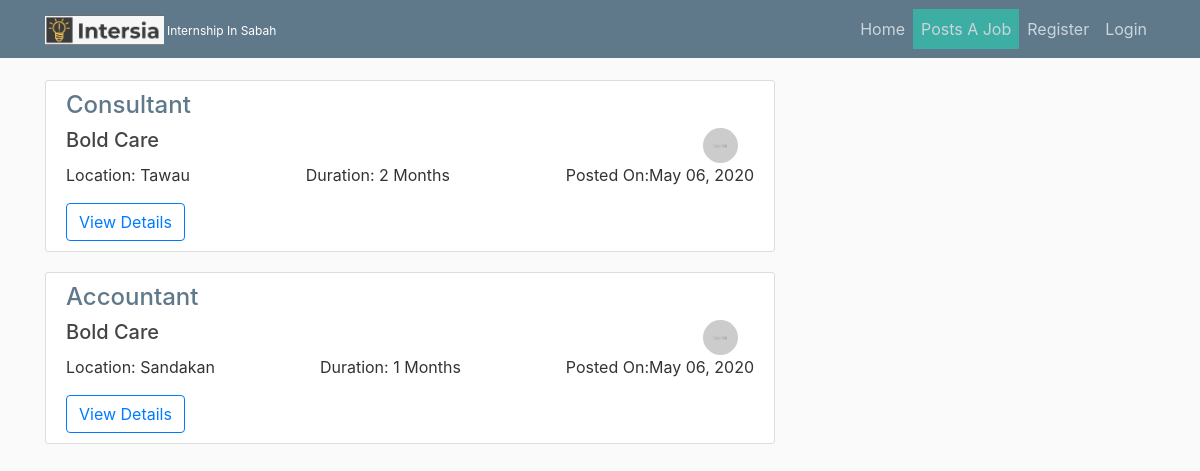
The page / on the database its author committed.
### joblist/models.py (models this page shows, shortened)
class Post(models.Model):
    JOB_CATEGORY = (('Android App Development','Android App Development'), ('  Angular.js Development','  Angular.js Development'),('Software Developer','Software Developer'),('Consultant','Consultant'),('Accountant','Accountant'),('Mechanical Engineer','Mechanical Engineer'),('Electrician','Electrician'),('Graphic Designer','Graphic Designer'),('Writer and Editor','Writer and Editor'),('Market Research Analyst','Market Research Analyst'),('Interpreter and Translator','Interpreter and Translator'),('Architect','Architect'),('Chemist','Chemist'),('Database Administrator','Database Administrator'),('Customer Service Representative','Customer Service Representative'),('Fashion Designer','Fashion Designer'))
    DAERAH= (('Works from Home','Works from Home'),('Tawau','Tawau'),('Sandakan','Sandakan'),('Lahad Datu','Lahad Datu'),('Kota Kinabalu','Kota Kinabalu'),('Semporna','Semporna'))
    DURATION =(('1 Months','1 Months'),('2 Months','2 Months'),('3 Months','3 Months'),('4 Months','4 Months'),('5 Months','5 Months'),('6 Months','6 Months'))
    AVAILABLE =(('1','1'),('2','2'),('3','3'),('3','3'),('4','4'),('5','5'),('6','6'),('7','7'),('8','8'),('9','9'),('10','10'),('11','11'),('12','12'),('13','13'),('14','14'),('15','15'),('16','16'),('17','17'),('18','18'),('19','19'),('20','20'))
    content = models.TextField("About the work")
    responsibility = models.TextField("Selected intern's day-to-day responsibilities include")
    skills= models.CharField(max_length=100)
    perks = models.CharField(max_length=100)
    who_apply= models.TextField("Who can apply")
    date_posted = models.DateTimeField(default=timezone.now)
    author = models.ForeignKey(User, on_delete =models.CASCADE)
    available = models.CharField(max_length=2,choices= AVAILABLE)
    category= models.CharField(max_length=100, choices= JOB_CATEGORY)
    daerah= models.CharField(max_length=100, choices= DAERAH)
    duration= models.CharField(max_length=100, choices= DURATION)

### users/models.py (models this page shows, shortened)
class Profile(models.Model):
    user = models.OneToOneField(User, on_delete=models.CASCADE)
    image= models.ImageField(default='default.jpg',upload_to="profile_pics")
    about_company=models.TextField()
    company_name =models.CharField(max_length=100)

### joblist/views.py (the view)
# urls.py: path('', PostListView.as_view(), name='joblist-home'),
class PostListView(ListView):
    model = Post
    template_name = 'joblist/home.html'
    context_object_name = 'posts'
    ordering = ['-date_posted']
    paginate_by = 15

### joblist/templates/joblist/home.html (shortened to what this page needs)
{% extends "joblist/base.html" %}
{% block content %}
{% for post in posts %}
<article class="media content-section">
    <div class="media-body">
      <h4><a class="article-title" href="{% url 'post-detail' post.id %}" style="color: #5F788A;">{{ post.category }}</a></h4>
      <div style="display: flex;justify-content: space-between;">
        <h5>{{ post.author.profile.company_name }}</h5>   <img src="{{ post.author.profile.image.url }}" alt="" class="rounded-circle article-img">
      </div>
      <div class="" style="display: flex;justify-content: space-between;">
        <p>Location: {{ post.daerah }}</p>
        <p>Duration: {{ post.duration }}</p>
          <p>Posted On:{{ post.date_posted|date:"F d, Y" }}</p>
      </div>
        <a class="btn btn-outline-primary" href="{% url 'post-detail' post.id %}">View Details</a>
    </div>
</article>
{% endfor %}
{% endblock content %}

### joblist/templates/joblist/base.html (shortened to what this page needs)
{% load static %}
<!doctype html>
<html lang="en">
<head>
    <link rel="stylesheet" href="https://stackpath.bootstrapcdn.com/bootstrap/4.3.1/css/bootstrap.min.css"
>
    <link rel="stylesheet" href="{% static 'joblist/main.css' %}">
</head>
<body>
    <header class="site-header">
        <nav class="navbar navbar-expand-md navbar-dark bg-steel fixed-top">
            <div class="container">
                <div class="logo-container">
                    <a class="navbar-brand mr-4" href="{% url 'joblist-home' %}"><img src="{% static "images/logo1.png" %}" alt="My image" class="logo"><small class="logo-sub">
                        Internship In Sabah
                    </small> </a>
                </div>
                <div class="collapse navbar-collapse" id="navbarToggle">
                    <div class="navbar-nav">
                        {% if user.is_authenticated%}
                        <a class="nav-item nav-link" href="{% url 'joblist-home' %}">Home</a>
                        <a class="nav-item nav-link" href="{% url 'profile' %}">Profile</a>
                        <a class="nav-item nav-link navbar-right" href="{% url 'post-create' %}">Posts A Job</a>
                        <a class="nav-item nav-link" href="http://127.0.0.1:8000/user/{{ user.profile.user }}">Your Post</a>
                        {% comment %}     <a class="nav-item nav-link"  href="{% url 'user-posts' object.author.username %}">Your Post</a> {% endcomment %}
                        <a class="nav-item nav-link" href="{% url 'logout' %}">Logout</a>
                        {% else %}
                        <a class="nav-item nav-link" href="{% url 'joblist-home' %}">Home</a>
                        <a class="nav-item nav-link navbar-right" href="{% url 'login' %}">Posts A Job</a>
                        <a class="nav-item nav-link " href="{% url 'register' %}">Register</a>
                        <a class="nav-item nav-link " href="{% url 'login' %}">Login</a>
                        {% endif %}
                    </div>
                </div>
            </div>
        </nav>
    </header>
    <main role="main" class="container">
        <div class="row">
            <div class="col-md-8">
                {% block content %}{% endblock %}
            </div>
            <div class="col-md-4">
            </div>
        </div>
    </main>
</body>
</html>

### joblist/static/joblist/main.css (style rules this page uses)
body { background: #fafafa; color: #333333; margin-top: 5rem; }
h1, h2, h3, h4, h5, h6 { color: #444444; }
.bg-steel { background-color: #5f788a; }
.site-header .navbar-nav .nav-link { color: #cbd5db; }
.content-section { background: #ffffff; padding: 10px 20px; border: 1px solid #dddddd; border-radius: 3px; margin-bottom: 20px; }
.article-title { color: #444444; }
.article-img { height: 35px; width: 35px; margin-right: 16px; }
.navbar-right { background-color:#3caea3 !important; }
.logo { height: 30px; width: auto; }
.logo-container { display: flex; flex-direction: column; }
.logo-sub { font-size: 60%; }

### rows shown on the page
Post: category "Consultant", author.profile.company_name "Bold Care", author.profile.image (placeholder picture), daerah "Tawau", duration "2 Months", date_posted "May 06, 2020"
Post: category "Accountant", author.profile.company_name "Bold Care", author.profile.image (placeholder picture), daerah "Sandakan", duration "1 Months", date_posted "May 06, 2020"
